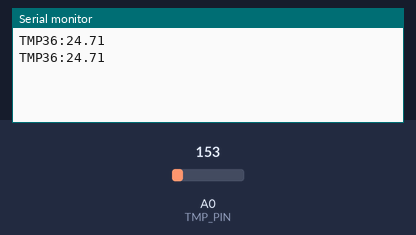
This sketch was run on a simulated Arduino Uno, built with avr-gcc and run on an emulated ATmega328P. On the bench: the last lines printed to the serial monitor. The inputs (shaded band) are chosen by the test bench; at power-on: A0 (TMP_PIN) = 153.

Above: at 1.8 s.
1.9 s: A0 (TMP_PIN) set to 165
At 2.4 s:
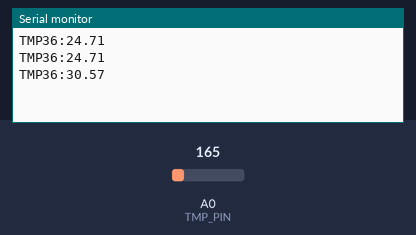
3.4 s: A0 (TMP_PIN) set to 175
At 4.8 s:
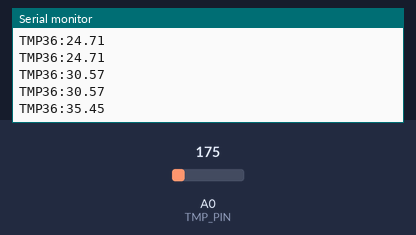
Timing chart, 0 to 6.4 s (numbered marks = the images above; inputs shaded):
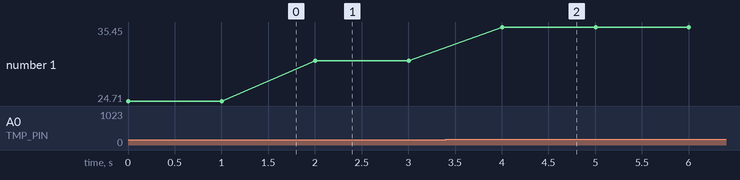

The sketch:

TMP36.ino
```cpp
const int TMP_PIN = 0;
const float TMP_MAGIC_NUMBER = 5.0 / 1024 * 100;

void setup() {
  Serial.begin(9600);
}

void loop() {
  float temp = TMP_MAGIC_NUMBER * analogRead(TMP_PIN) - 50;
  Serial.print("TMP36:");
  Serial.println(temp);
  delay(1000);
}
```

Measured:
- after the input at 1.9 s, the serial monitor: prints a new line after 0.10 s (image 1)
- after the input at 3.4 s, the serial monitor: prints a new line after 0.60 s (image 2)
- plotted number 1: 24.71 → 30.57 after the input at 1.9 s, 30.57 → 35.45 after the input at 3.4 s
